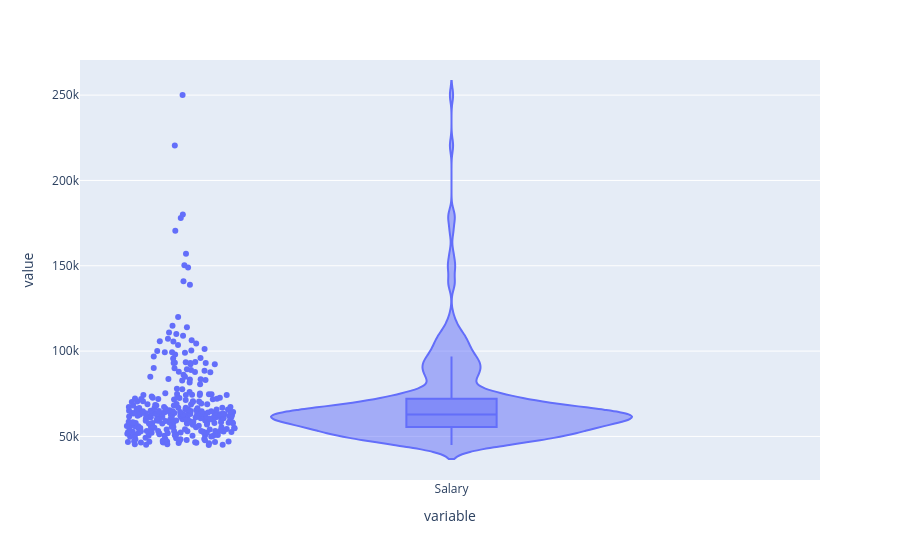

Notebook code for this chart:
### Markdown cell above
# Violin Plot

### Code cell
fig=px.violin(
df,
y=['Salary'],
box = True,
points = 'all'
)
fig.show()

### Figure 1 — Plotly figure (JSON) as saved in the notebook; plotly's stock layout.template omitted (floating-point values rounded to 4 significant figures; data arrays with more than 128 entries replaced by an {"elided": "..."} marker saying what was removed)
{"data": [{"alignmentgroup": "True", "box": {"visible": true}, "hovertemplate": "variable=%{x}<br>value=%{y}<extra></extra>", "legendgroup": "", "marker": {"color": "#636efa"}, "name": "", "offsetgroup": "", "orientation": "v", "points": "all", "scalegroup": "True", "showlegend": false, "type": "violin", "x": {"elided": "311 str values"}, "x0": " ", "xaxis": "x", "y": {"elided": "311 int values"}, "y0": " ", "yaxis": "y"}], "layout": {"legend": {"tracegroupgap": 0}, "margin": {"t": 60}, "violinmode": "group", "xaxis": {"anchor": "y", "domain": [0, 1], "title": {"text": "variable"}}, "yaxis": {"anchor": "x", "domain": [0, 1], "title": {"text": "value"}}}}
